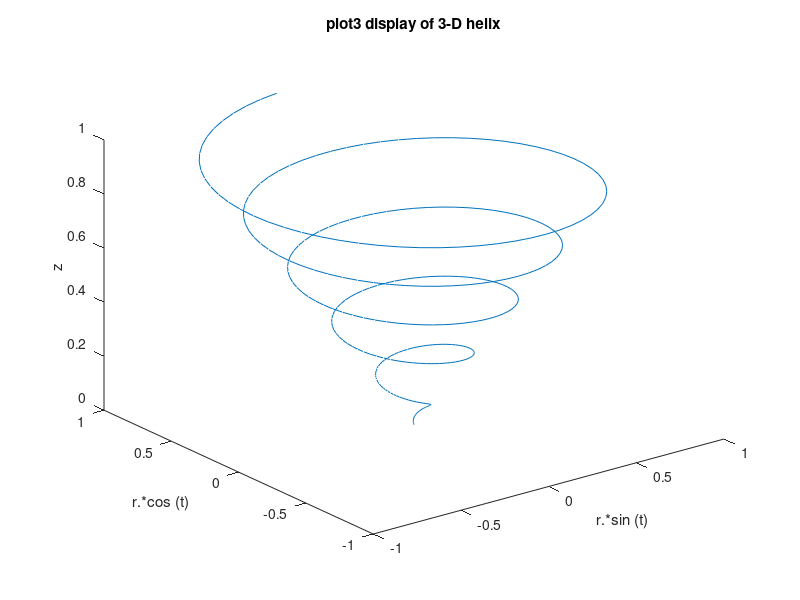

The MATLAB script that drew this image:
%https://docs.octave.org/latest/Three_002dDimensional-Plots.html
%https://docs.octave.org/v9.2.0/Script-Files.html
%source("/var/www/html/isbn-3-540-32612-X-Scientific-computing-with-Matlab-and-Octave/plot3DMoi.m")
1;
t = 0:0.1:10*pi;
r = linspace (0, 1, numel (t));
z = linspace (0, 1, numel (t));
plot3 (r.*sin (t), r.*cos (t), z);
xlabel ("r.*sin (t)");
ylabel ("r.*cos (t)");
zlabel ("z");
title ("plot3 display of 3-D helix");

